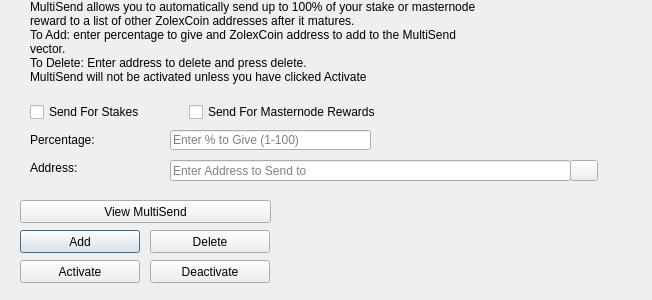
<?xml version="1.0" encoding="UTF-8"?>
<ui version="4.0">
 <class>MultiSendDialog</class>
 <widget class="QDialog" name="MultiSendDialog">
  <property name="windowModality">
   <enum>Qt::NonModal</enum>
  </property>
  <property name="geometry">
   <rect>
    <x>0</x>
    <y>0</y>
    <width>652</width>
    <height>300</height>
   </rect>
  </property>
  <property name="windowTitle">
   <string>MultiSend</string>
  </property>
  <widget class="QLineEdit" name="multiSendPercentEdit">
   <property name="geometry">
    <rect>
     <x>170</x>
     <y>130</y>
     <width>201</width>
     <height>20</height>
    </rect>
   </property>
   <property name="toolTip">
    <string>Enter whole numbers 1 - 100</string>
   </property>
   <property name="placeholderText">
    <string>Enter % to Give (1-100)</string>
   </property>
  </widget>
  <widget class="QLineEdit" name="multiSendAddressEdit">
   <property name="geometry">
    <rect>
     <x>170</x>
     <y>160</y>
     <width>401</width>
     <height>21</height>
    </rect>
   </property>
   <property name="toolTip">
    <string/>
   </property>
   <property name="placeholderText">
    <string>Enter Address to Send to</string>
   </property>
  </widget>
  <widget class="QLabel" name="label_2">
   <property name="geometry">
    <rect>
     <x>30</x>
     <y>0</y>
     <width>451</width>
     <height>121</height>
    </rect>
   </property>
   <property name="lineWidth">
    <number>1</number>
   </property>
   <property name="text">
    <string>MultiSend allows you to automatically send up to 100% of your stake or masternode reward to a list of other ZolexCoin addresses after it matures.
To Add: enter percentage to give and ZolexCoin address to add to the MultiSend vector.
To Delete: Enter address to delete and press delete.
MultiSend will not be activated unless you have clicked Activate</string>
   </property>
   <property name="alignment">
    <set>Qt::AlignLeading|Qt::AlignLeft|Qt::AlignTop</set>
   </property>
   <property name="wordWrap">
    <bool>true</bool>
   </property>
  </widget>
  <widget class="QLabel" name="message">
   <property name="geometry">
    <rect>
     <x>290</x>
     <y>200</y>
     <width>351</width>
     <height>91</height>
    </rect>
   </property>
   <property name="text">
    <string/>
   </property>
  </widget>
  <widget class="QPushButton" name="addButton">
   <property name="geometry">
    <rect>
     <x>20</x>
     <y>230</y>
     <width>120</width>
     <height>23</height>
    </rect>
   </property>
   <property name="toolTip">
    <string/>
   </property>
   <property name="statusTip">
    <string>Add to MultiSend Vector</string>
   </property>
   <property name="text">
    <string>Add</string>
   </property>
  </widget>
  <widget class="QPushButton" name="disableButton">
   <property name="geometry">
    <rect>
     <x>150</x>
     <y>260</y>
     <width>120</width>
     <height>23</height>
    </rect>
   </property>
   <property name="statusTip">
    <string>Deactivate MultiSend</string>
   </property>
   <property name="text">
    <string>Deactivate</string>
   </property>
  </widget>
  <widget class="QPushButton" name="addressBookButton">
   <property name="geometry">
    <rect>
     <x>570</x>
     <y>160</y>
     <width>28</width>
     <height>21</height>
    </rect>
   </property>
   <property name="toolTip">
    <string>Choose an address from the address book</string>
   </property>
   <property name="text">
    <string/>
   </property>
   <property name="icon">
    <iconset resource="../zolexcoin.qrc">
     <normaloff>:/icons/address-book</normaloff>:/icons/address-book</iconset>
   </property>
   <property name="shortcut">
    <string>Alt+A</string>
   </property>
   <property name="autoDefault">
    <bool>false</bool>
   </property>
  </widget>
  <widget class="QLabel" name="label">
   <property name="geometry">
    <rect>
     <x>30</x>
     <y>130</y>
     <width>121</width>
     <height>20</height>
    </rect>
   </property>
   <property name="toolTip">
    <string>Percentage of stake to send</string>
   </property>
   <property name="text">
    <string>Percentage:</string>
   </property>
  </widget>
  <widget class="QLabel" name="label_5">
   <property name="geometry">
    <rect>
     <x>30</x>
     <y>160</y>
     <width>111</width>
     <height>16</height>
    </rect>
   </property>
   <property name="toolTip">
    <string>Address to send portion of stake to</string>
   </property>
   <property name="text">
    <string>Address:</string>
   </property>
  </widget>
  <widget class="QPushButton" name="deleteButton">
   <property name="geometry">
    <rect>
     <x>150</x>
     <y>230</y>
     <width>120</width>
     <height>23</height>
    </rect>
   </property>
   <property name="toolTip">
    <string/>
   </property>
   <property name="statusTip">
    <string>Delete Address From MultiSend Vector</string>
   </property>
   <property name="text">
    <string>Delete</string>
   </property>
  </widget>
  <widget class="QPushButton" name="activateButton">
   <property name="geometry">
    <rect>
     <x>20</x>
     <y>260</y>
     <width>120</width>
     <height>23</height>
    </rect>
   </property>
   <property name="statusTip">
    <string>Activate MultiSend</string>
   </property>
   <property name="text">
    <string>Activate</string>
   </property>
  </widget>
  <widget class="QPushButton" name="viewButton">
   <property name="geometry">
    <rect>
     <x>20</x>
     <y>200</y>
     <width>251</width>
     <height>23</height>
    </rect>
   </property>
   <property name="toolTip">
    <string/>
   </property>
   <property name="statusTip">
    <string>View MultiSend Vector</string>
   </property>
   <property name="text">
    <string>View MultiSend</string>
   </property>
  </widget>
  <widget class="QWidget" name="horizontalLayoutWidget">
   <property name="geometry">
    <rect>
     <x>30</x>
     <y>100</y>
     <width>351</width>
     <height>24</height>
    </rect>
   </property>
   <layout class="QHBoxLayout" name="horizontalLayout">
    <item>
     <widget class="QCheckBox" name="multiSendStakeCheckBox">
      <property name="text">
       <string>Send For Stakes</string>
      </property>
     </widget>
    </item>
    <item>
     <widget class="QCheckBox" name="multiSendMasternodeCheckBox">
      <property name="text">
       <string>Send For Masternode Rewards</string>
      </property>
     </widget>
    </item>
   </layout>
  </widget>
 </widget>
 <resources>
  <include location="../zolexcoin.qrc"/>
 </resources>
 <connections/>
</ui>
